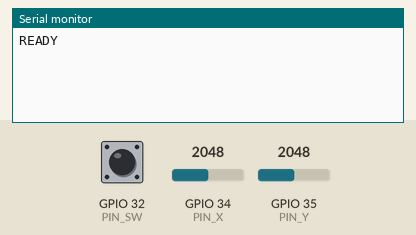
The sketch below on a simulated ESP32. On the bench: the last lines printed to the serial monitor. The test bench sets the inputs (shaded band); at power-on: GPIO 34 (PIN_X) = 2048, GPIO 35 (PIN_Y) = 2048, GPIO 32 (PIN_SW) HIGH (analog values on the 0–4095 scale).

Above: at 1.2 s.
1.3 s: GPIO 34 (PIN_X) set to 2946
2.8 s: GPIO 34 (PIN_X) set to 3062
At 2.96 s:
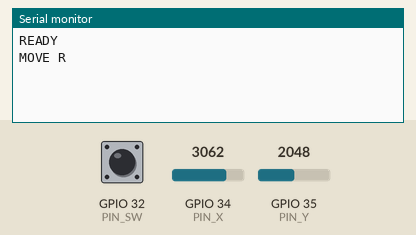
4.7 s: GPIO 35 (PIN_Y) set to 3018
At 4.78 s:
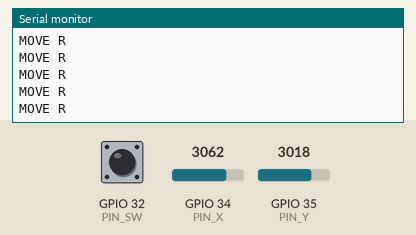
6.2 s: GPIO 35 (PIN_Y) set to 3098
At 6.37 s:
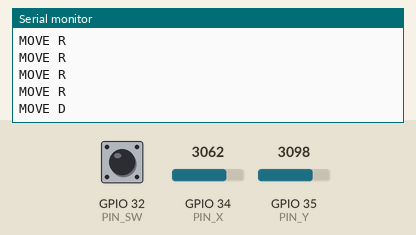
9.7 s: GPIO 34 (PIN_X) set to 1031
At 9.82 s:
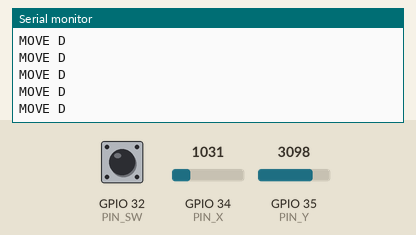
11.2 s: GPIO 34 (PIN_X) set to 969
At 11.36 s:
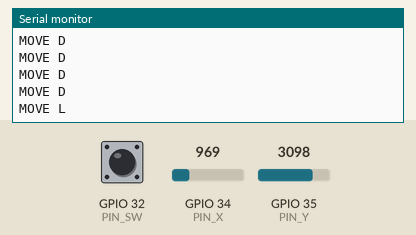

The sketch:

outpost7_joystick.ino
```cpp
// Outpost 7 joystick controller (ESP32 + KY-023)
// Wiring: GND->GND, +5V->3V3, VRx->GPIO34, VRy->GPIO35, SW->GPIO32
// Sends over USB at 115200 baud: "MOVE U", "MOVE D", "MOVE L", "MOVE R", "BTN J"
const int PIN_X  = 34;   // VRx
const int PIN_Y  = 35;   // VRy
const int PIN_SW = 32;   // SW (stick click)

const int  LOW_T  = 1000;   // below this = pushed one way
const int  HIGH_T = 3000;   // above this = pushed the other way
const bool FLIP_X = false;  // set true if left/right are reversed
const bool FLIP_Y = false;  // set true if up/down are reversed
const unsigned long REPEAT_MS = 200;  // hold = one step every 200 ms

char lastDir = 0;
unsigned long lastMove = 0, lastBtnTime = 0;
int lastBtn = HIGH;

void setup() {
  Serial.begin(115200);
  pinMode(PIN_SW, INPUT_PULLUP);
  analogReadResolution(12);   // values 0..4095, centre ~2048
  Serial.println("READY");
}

void loop() {
  int x = analogRead(PIN_X);
  int y = analogRead(PIN_Y);
  if (FLIP_X) x = 4095 - x;
  if (FLIP_Y) y = 4095 - y;

  char dir = 0;
  if (abs(x - 2048) > abs(y - 2048)) {
    if (x < LOW_T) dir = 'L'; else if (x > HIGH_T) dir = 'R';
  } else {
    if (y < LOW_T) dir = 'U'; else if (y > HIGH_T) dir = 'D';
  }

  unsigned long now = millis();
  if (dir && (dir != lastDir || now - lastMove >= REPEAT_MS)) {
    Serial.print("MOVE ");
    Serial.println(dir);
    lastMove = now;
  }
  lastDir = dir;

  int b = digitalRead(PIN_SW);
  if (b == LOW && lastBtn == HIGH && now - lastBtnTime > 250) {
    Serial.println("BTN J");
    lastBtnTime = now;
  }
  lastBtn = b;

  delay(20);
}
```

Measured:
- the behaviour switches between 3000 and 3001 on GPIO 34 (PIN_X) (found by bisection; images 0 and 1)
- the behaviour switches between 3061 and 3062 on GPIO 35 (PIN_Y) (found by bisection; images 2 and 3)
- the behaviour switches between 998 and 997 on GPIO 34 (PIN_X) (found by bisection; images 4 and 5)
- after the input at 2.8 s, the serial monitor: prints a new line at once (image 1)
- after the input at 6.2 s, the serial monitor: prints a new line at once (image 3)
- after the input at 11.2 s, the serial monitor: prints a new line at once (image 5)
